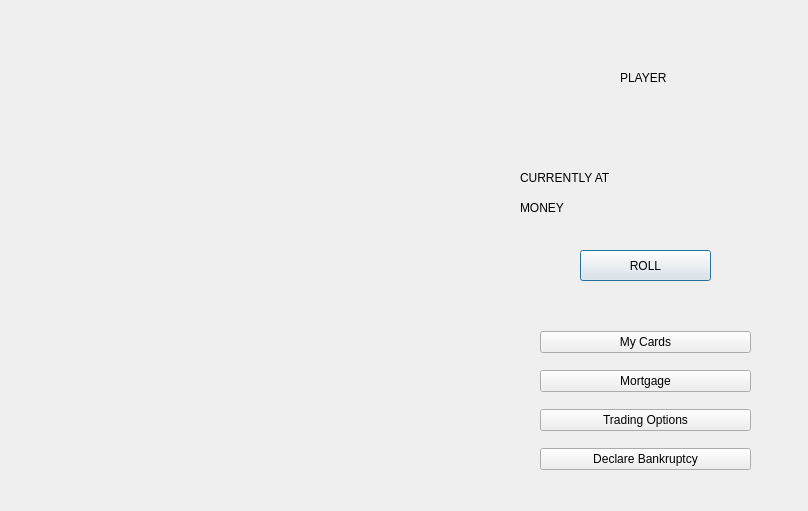
<?xml version="1.0" encoding="UTF-8"?>
<ui version="4.0">
 <class>MainBoard</class>
 <widget class="QDialog" name="MainBoard">
  <property name="geometry">
   <rect>
    <x>0</x>
    <y>0</y>
    <width>808</width>
    <height>511</height>
   </rect>
  </property>
  <property name="maximumSize">
   <size>
    <width>808</width>
    <height>511</height>
   </size>
  </property>
  <property name="windowTitle">
   <string>Dialog</string>
  </property>
  <widget class="QLabel" name="monopolyboard">
   <property name="geometry">
    <rect>
     <x>20</x>
     <y>10</y>
     <width>471</width>
     <height>491</height>
    </rect>
   </property>
   <property name="text">
    <string/>
   </property>
  </widget>
  <widget class="QLabel" name="label_2">
   <property name="geometry">
    <rect>
     <x>620</x>
     <y>70</y>
     <width>71</width>
     <height>16</height>
    </rect>
   </property>
   <property name="styleSheet">
    <string notr="true">font: 75 14pt &quot;MS Shell Dlg 2&quot;;</string>
   </property>
   <property name="text">
    <string>PLAYER</string>
   </property>
  </widget>
  <widget class="QLabel" name="board_pname">
   <property name="geometry">
    <rect>
     <x>600</x>
     <y>100</y>
     <width>141</width>
     <height>31</height>
    </rect>
   </property>
   <property name="styleSheet">
    <string notr="true">font: 75 14pt &quot;MS Shell Dlg 2&quot;;</string>
   </property>
   <property name="text">
    <string/>
   </property>
  </widget>
  <widget class="QLabel" name="label">
   <property name="geometry">
    <rect>
     <x>520</x>
     <y>170</y>
     <width>121</width>
     <height>16</height>
    </rect>
   </property>
   <property name="styleSheet">
    <string notr="true">font: 75 12pt &quot;MS Shell Dlg 2&quot;;</string>
   </property>
   <property name="text">
    <string>CURRENTLY AT</string>
   </property>
  </widget>
  <widget class="QLabel" name="board_at">
   <property name="geometry">
    <rect>
     <x>650</x>
     <y>166</y>
     <width>151</width>
     <height>20</height>
    </rect>
   </property>
   <property name="maximumSize">
    <size>
     <width>151</width>
     <height>20</height>
    </size>
   </property>
   <property name="styleSheet">
    <string notr="true">
font: 75 14pt &quot;MS Shell Dlg 2&quot;;</string>
   </property>
   <property name="text">
    <string/>
   </property>
  </widget>
  <widget class="QLabel" name="label_3">
   <property name="geometry">
    <rect>
     <x>520</x>
     <y>200</y>
     <width>121</width>
     <height>16</height>
    </rect>
   </property>
   <property name="styleSheet">
    <string notr="true">font: 75 12pt &quot;MS Shell Dlg 2&quot;;</string>
   </property>
   <property name="text">
    <string>MONEY</string>
   </property>
  </widget>
  <widget class="QLabel" name="board_wallet">
   <property name="geometry">
    <rect>
     <x>660</x>
     <y>200</y>
     <width>141</width>
     <height>21</height>
    </rect>
   </property>
   <property name="styleSheet">
    <string notr="true">font: 75 14pt &quot;MS Shell Dlg 2&quot;;</string>
   </property>
   <property name="text">
    <string/>
   </property>
  </widget>
  <widget class="QPushButton" name="board_roll">
   <property name="geometry">
    <rect>
     <x>580</x>
     <y>250</y>
     <width>131</width>
     <height>31</height>
    </rect>
   </property>
   <property name="styleSheet">
    <string notr="true">font: 75 16pt &quot;MS Shell Dlg 2&quot;;</string>
   </property>
   <property name="text">
    <string>ROLL</string>
   </property>
  </widget>
  <widget class="QWidget" name="layoutWidget">
   <property name="geometry">
    <rect>
     <x>540</x>
     <y>320</y>
     <width>211</width>
     <height>161</height>
    </rect>
   </property>
   <layout class="QVBoxLayout" name="verticalLayout">
    <item>
     <widget class="QPushButton" name="board_mycards">
      <property name="styleSheet">
       <string notr="true">font: 75 11pt &quot;MS Shell Dlg 2&quot;;</string>
      </property>
      <property name="text">
       <string>My Cards</string>
      </property>
     </widget>
    </item>
    <item>
     <widget class="QPushButton" name="pushButton">
      <property name="styleSheet">
       <string notr="true">font: 14pt &quot;MS Shell Dlg 2&quot;;
font: 11pt &quot;MS Shell Dlg 2&quot;;</string>
      </property>
      <property name="text">
       <string>Mortgage</string>
      </property>
     </widget>
    </item>
    <item>
     <widget class="QPushButton" name="board_trade">
      <property name="styleSheet">
       <string notr="true">font: 75 11pt &quot;MS Shell Dlg 2&quot;;</string>
      </property>
      <property name="text">
       <string>Trading Options</string>
      </property>
     </widget>
    </item>
    <item>
     <widget class="QPushButton" name="board_end">
      <property name="styleSheet">
       <string notr="true">font: 75 11pt &quot;MS Shell Dlg 2&quot;;</string>
      </property>
      <property name="text">
       <string>Declare Bankruptcy</string>
      </property>
     </widget>
    </item>
   </layout>
  </widget>
 </widget>
 <resources/>
 <connections/>
</ui>
